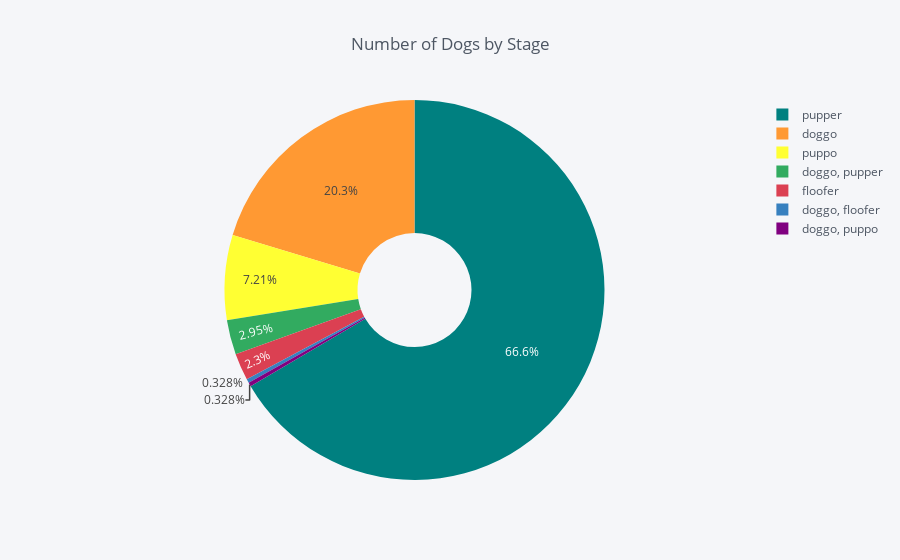

The code cell stored with this chart in its notebook:
### Markdown cell above
#### Visualizing the number of dogs by stage

### Code cell
df = pd.DataFrame(df_clean.groupby('dog_stage').size())
df.columns = ['Count']
df['dog_stage'] = df.index

df.iplot(kind='pie', labels='dog_stage', values='Count', title='Number of Dogs by Stage', 
         hoverinfo="label+percent+name", hole=0.3)

### Figure 1 — Plotly figure (JSON) as saved in the notebook; plotly's stock layout.template omitted (floating-point values rounded to 4 significant figures)
{"data": [{"hole": 0.3, "labels": ["doggo", "doggo, floofer", "doggo, pupper", "doggo, puppo", "floofer", "pupper", "puppo"], "marker": {"colors": ["rgba(255, 153, 51, 1.0)", "rgba(55, 128, 191, 1.0)", "rgba(50, 171, 96, 1.0)", "rgba(128, 0, 128, 1.0)", "rgba(219, 64, 82, 1.0)", "rgba(0, 128, 128, 1.0)", "rgba(255, 255, 51, 1.0)"]}, "name": "", "type": "pie", "values": [62, 1, 9, 1, 7, 203, 22]}], "layout": {"legend": {"bgcolor": "#F5F6F9", "font": {"color": "#4D5663"}}, "paper_bgcolor": "#F5F6F9", "plot_bgcolor": "#F5F6F9", "title": "Number of Dogs by Stage", "titlefont": {"color": "#4D5663"}}}
